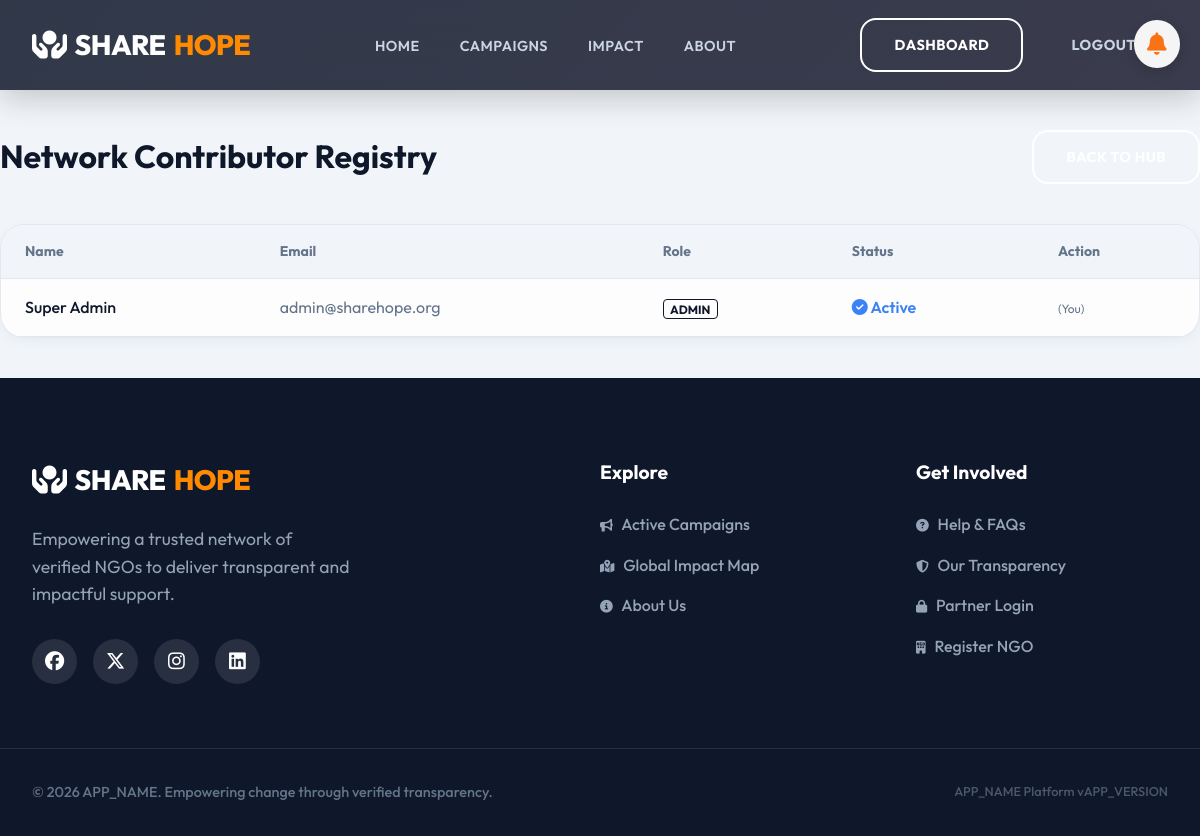
/admin/manage_users.php (signed in), run on the app's committed database.
### tables this page shows
CREATE TABLE users (
    id INT AUTO_INCREMENT PRIMARY KEY,
    role ENUM('admin', 'ngo', 'donor') NOT NULL,
    name VARCHAR(255) NOT NULL,
    email VARCHAR(255) NOT NULL UNIQUE,
    phone VARCHAR(50),
    password_hash VARCHAR(255) NOT NULL,
    status ENUM('active', 'suspended') DEFAULT 'active',
    created_at TIMESTAMP DEFAULT CURRENT_TIMESTAMP
);

### includes/db.php (called while the page is built, shortened)
<?php
function h($string) {
    return htmlspecialchars($string ?? '', ENT_QUOTES, 'UTF-8');
}

### admin/manage_users.php (the view, shortened to what this page needs)
<?php
require_once __DIR__ . '/../includes/header.php';
$stmt = $pdo->query("SELECT * FROM users ORDER BY created_at DESC");
$users = $stmt->fetchAll();
?>
<div class="container" style="padding: 2.5rem 0;">
    <div style="display: flex; justify-content: space-between; align-items: center; margin-bottom: 2.5rem;">
        <h1 style="font-size: 2rem; margin: 0;">Network Contributor Registry</h1>
        <a href="<?= BASE_URL ?>/admin/dashboard.php" class="btn btn-outline">Back to Hub</a>
    </div>
    <div
        style="background: var(--surface); border-radius: var(--radius-lg); box-shadow: var(--shadow-sm); border: 1px solid var(--border); overflow: hidden;">
        <div style="overflow-x: auto;">
            <table style="width: 100%; border-collapse: collapse; text-align: left;">
                <thead>
                    <tr
                        style="border-bottom: 1px solid var(--border); color: var(--text-muted); font-size: 0.875rem; background: var(--background);">
                        <th style="padding: 1rem 1.5rem;">Name</th>
                        <th style="padding: 1rem 1.5rem;">Email</th>
                        <th style="padding: 1rem 1.5rem;">Role</th>
                        <th style="padding: 1rem 1.5rem;">Status</th>
                        <th style="padding: 1rem 1.5rem;">Action</th>
                    </tr>
                </thead>
                <tbody>
                    <?php foreach ($users as $u): ?>
                        <tr style="border-bottom: 1px solid var(--border); transition: background 0.3s;"
                            onmouseover="this.style.background='var(--background)'"
                            onmouseout="this.style.background='transparent'">
                            <td style="padding: 1rem 1.5rem; font-weight: 500;">
                                <?= h($u['name']) ?>
                            </td>
                            <td style="padding: 1rem 1.5rem; color: var(--text-muted);">
                                <?= h($u['email']) ?>
                            </td>
                            <td style="padding: 1rem 1.5rem;">
                                <span
                                    style="text-transform: uppercase; font-size: 0.75rem; font-weight: 700; color: var(--primary); border: 1px solid var(--primary); padding: 0.1rem 0.4rem; border-radius: 4px;">
                                    <?= h($u['role']) ?>
                                </span>
                            </td>
                            <td style="padding: 1rem 1.5rem;">
                                <?php if ($u['status'] === 'active'): ?>
                                    <span style="color: var(--secondary); font-weight: 600;"><i
                                            class="fa-solid fa-circle-check"></i> Active</span>
                                <?php else: ?>
                                    <span style="color: var(--danger); font-weight: 600;"><i class="fa-solid fa-ban"></i>
                                        Suspended</span>
                                <?php endif; ?>
                            </td>
                            <td style="padding: 1rem 1.5rem;">
                                <?php if ($u['id'] !== $_SESSION['user_id']): ?>
                                    <form method="POST" action="" onsubmit="return confirm('Change status for this user?');">
                                        <input type="hidden" name="csrf_token" value="<?= h(generate_csrf_token()) ?>">
                                        <input type="hidden" name="user_id" value="<?= $u['id'] ?>">
                                        <?php if ($u['status'] === 'active'): ?>
                                            <input type="hidden" name="action" value="suspend">
                                            <button type="submit" class="btn"
                                                style="padding: 0.25rem 0.75rem; font-size: 0.75rem; background: var(--danger); color: white; border: none; cursor: pointer;">Suspend</button>
                                        <?php else: ?>
                                            <input type="hidden" name="action" value="activate">
                                            <button type="submit" class="btn"
                                                style="padding: 0.25rem 0.75rem; font-size: 0.75rem; background: var(--secondary); color: white; border: none; cursor: pointer;">Activate</button>
                                        <?php endif; ?>
                                    </form>
                                <?php else: ?>
                                    <span class="text-muted" style="font-size: 0.75rem;">(You)</span>
                                <?php endif; ?>
                            </td>
                        </tr>
                    <?php endforeach; ?>
                </tbody>
            </table>
        </div>
    </div>
</div>
<?php require_once __DIR__ . '/../includes/footer.php'; ?>

### assets/css/style.css (style rules this page uses)
:root { --primary: #0f172a; --primary-hover: #1e293b; --secondary: #3b82f6; --accent: #06b6d4; --tertiary: #8b5cf6; --info: #3b82f6; --success: #10b981; --warning: #f59e0b; --brand-highlight: #ff8a00; --brand-notification: #f97316; --background: #f1f5f9; --surface: #fdfdfd; --text-main: #0f172a; --text-muted: #64748b; --text-light: #94a3b8; --border: #e2e8f0; --border-dark: #cbd5e1; --danger: #ef4444; --header-bg: #0f172a; --header-text: #ffffff; --radius-sm: 8px; --radius-md: 16px; --radius-lg: 24px; --shadow-sm: 0 4px 12px rgba(0, 0, 0, 0.04); --shadow-md: 0 10px 25px -5px rgba(0, 0, 0, 0.08); --shadow-lg: 0 25px 50px -12px rgba(0, 0, 0, 0.12); --transition: all 0.4s cubic-bezier(0.25, 1, 0.5, 1); }
* { margin: 0; padding: 0; box-sizing: border-box; }
body { font-family: 'Outfit', sans-serif; background-color: var(--background); color: var(--text-main); line-height: 1.55; -webkit-font-smoothing: antialiased; }
a { text-decoration: none; color: inherit; transition: var(--transition); }
.container { width: 100%; max-width: 1280px; margin: 0 auto; padding: 0 1.5rem; }
.btn { display: inline-flex; align-items: center; justify-content: center; padding: 0.85rem 2rem; font-weight: 700; border-radius: var(--radius-md); cursor: pointer; transition: all 0.3s ease; border: none; gap: 0.5rem; text-transform: uppercase; font-size: 0.9rem; letter-spacing: 0.5px; position: relative; }
.btn-outline { background: transparent; color: white; border: 2px solid white; transition: all 0.3s ease; }
html, body { max-width: 100%; overflow-x: hidden; }
.container { padding: 0 clamp(1rem, 4vw, 2rem); }
.text-muted, small { color: var(--text-muted); }

### data on the page
users: name "Super Admin", email "admin@sharehope.org", role "ADMIN", status "active" (drawn), shows "(You)"

### other printed values
APP_NAME "APP_NAME"
APP_VERSION "APP_VERSION"
